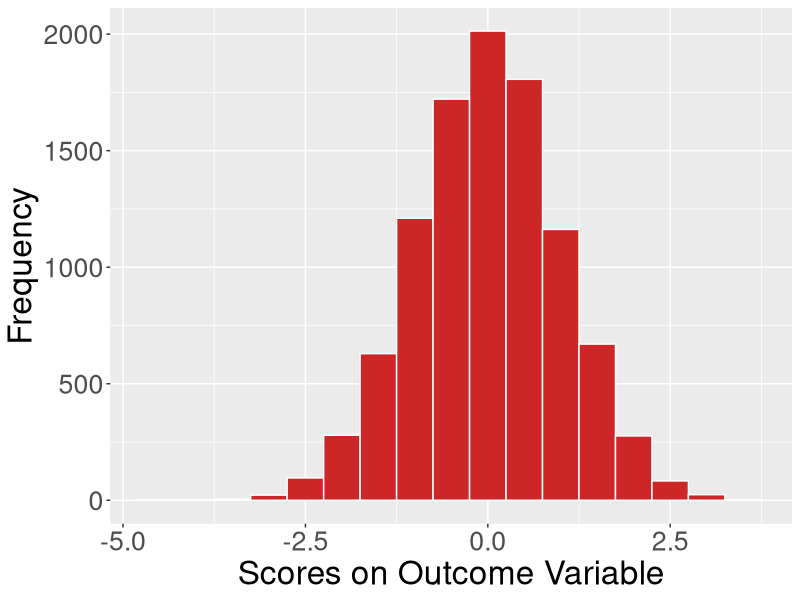
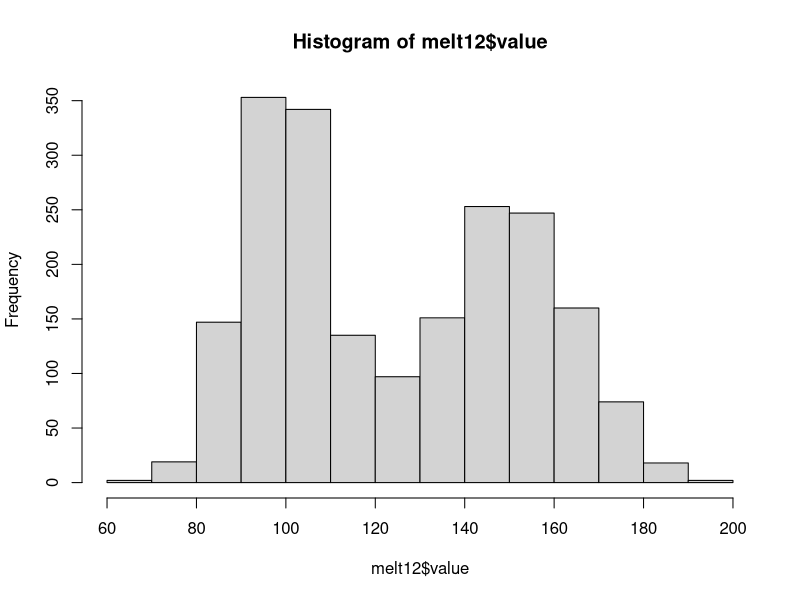
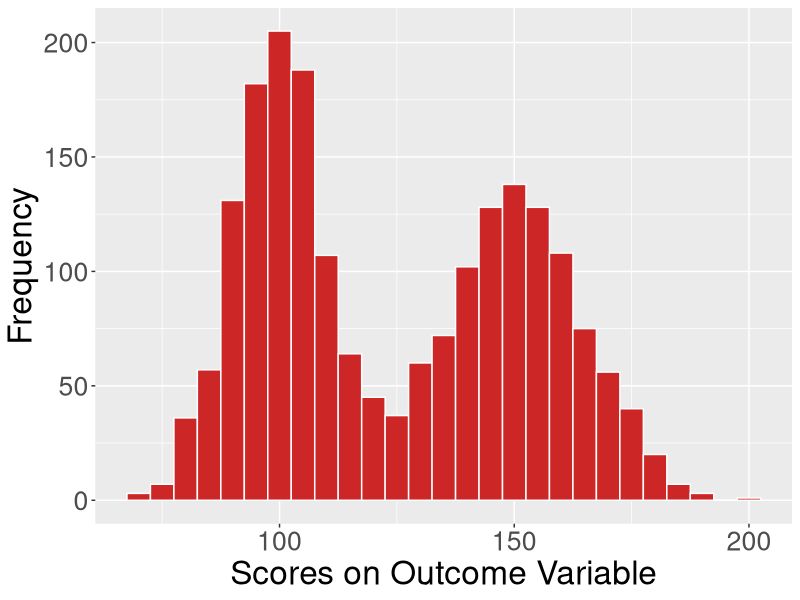
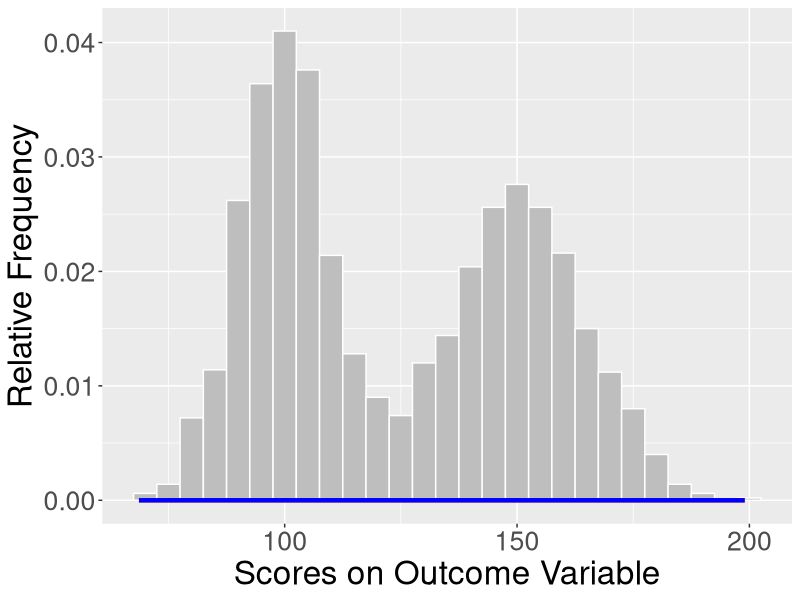
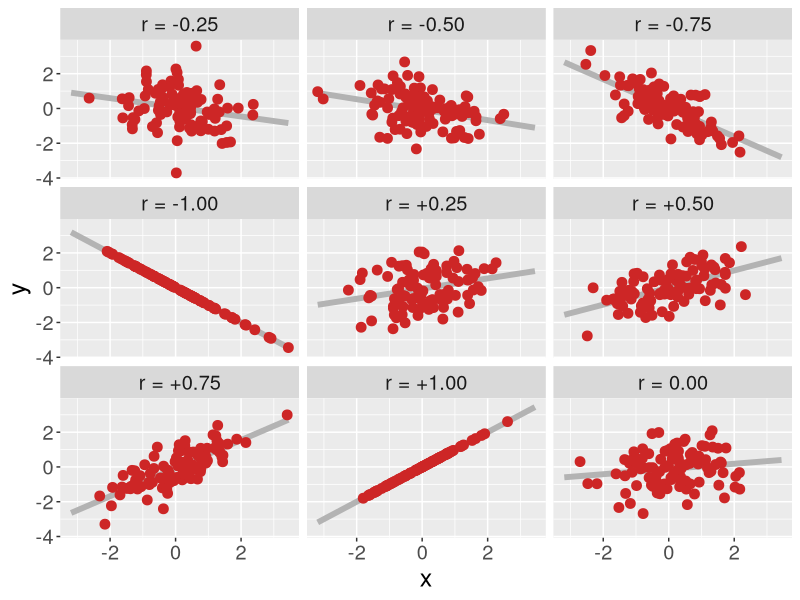

The R source for these figures, in order:
# DSFO_06_02

# ======================================================================
# Unimodal distribution
# ======================================================================

library("ggplot2")
xnorm <- rnorm(10000)
ggplot(NULL, aes(x = xnorm)) + 
  geom_histogram(binwidth = 0.5,
                 fill = "firebrick3",
                 colour = "white") +
  xlab("Scores on Outcome Variable") +  # Title on Y axis
  ylab("Frequency") +
  theme(text = element_text(size = 24))

# ======================================================================
# Bimodal distributions
# ======================================================================

library("reshape2")
# - Individual distributions
nd1 <- rnorm(1000, mean = 100, sd = 10)
nd2 <- rnorm(1000, mean = 150, sd = 15)
df12   <- data.frame(nd1, nd2)
melt12 <- melt(df12)
hist(melt12$value)
ggplot(melt12, aes(x = value)) + 
  geom_histogram(binwidth = 5, fill = "firebrick3", colour = "white") +
  xlab("Scores on Outcome Variable") +  # Title on Y axis
  ylab("Frequency") +
  theme(text = element_text(size = 24))

# ======================================================================
# Bimodal distributions with normal curves superimposed
# ======================================================================

ggplot(melt12, aes(x = value)) + 
  geom_histogram(aes(y = ..density.. * 2),
                 binwidth = 5,
                 fill = "gray",
                 colour = "white") +
  stat_function(fun = dnorm,
                colour = "firebrick3",
                size = 1.5,
                arg = list(mean = 100, sd = 10)) +
  stat_function(fun = dnorm,
                colour = "blue",
                size = 1.5,
                arg = list(mean = 150, sd = 15)) +
  xlab("Scores on Outcome Variable") +  # Title on Y axis
  ylab("Relative Frequency") +
  theme(text = element_text(size = 24))

# ======================================================================
# Scatterplot Matrix for Correlations
# ======================================================================

require("MASS")

# 1: r = 1.00
sigma1 <- matrix(c(1, 1, 1, 1), 2, 2)
scatter1 <- as.data.frame(mvrnorm(n = 100, mu = rep(0, 2), sigma1))

# 2. r = 0.75
sigma2 <- matrix(c(1, .75, .75, 1), 2, 2)
scatter2 <- as.data.frame(mvrnorm(n = 100, mu = rep(0, 2), sigma2))

# 3. r = 0.50
sigma3 <- matrix(c(1, .5, .5, 1), 2, 2)
scatter3 <- as.data.frame(mvrnorm(n = 100, mu = rep(0, 2), sigma3))

# 4. r = 0.25
sigma4 <- matrix(c(1, .25, .25, 1), 2, 2)
scatter4 <- as.data.frame(mvrnorm(n = 100, mu = rep(0, 2), sigma4))

# 5. r = 0.00
sigma5 <- matrix(c(1, 0, 0, 1), 2, 2)
scatter5 <- as.data.frame(mvrnorm(n = 100, mu = rep(0, 2), sigma5))

# 6. r = -0.25
sigma6 <- matrix(c(1, -.25, -.25, 1), 2, 2)
scatter6 <- as.data.frame(mvrnorm(n = 100, mu = rep(0, 2), sigma6))

# 7. r = -0.50
sigma7 <- matrix(c(1, -.5, -.5, 1), 2, 2)
scatter7 <- as.data.frame(mvrnorm(n = 100, mu = rep(0, 2), sigma7))

# 8. r = -0.75
sigma8 <- matrix(c(1, -.75, -.75, 1), 2, 2)
scatter8 <- as.data.frame(mvrnorm(n = 100, mu = rep(0, 2), sigma8))

# 9. r = -1.00
sigma9 <- matrix(c(1, -1, -1, 1), 2, 2)
scatter9 <- as.data.frame(mvrnorm(n = 100, mu = rep(0, 2), sigma9))

# Now join data frames
# Joine data frames with cbind()
sps <- cbind(scatter1, scatter2, scatter3,
             scatter4, scatter5, scatter6,
             scatter7, scatter8, scatter9)

# Empty data frame
sp <- data.frame()  # sp = "scatterplot"


# Fill in sp data frame
rnames <- c("r = +1.00", "r = +0.75", "r = +0.50",
            "r = +0.25", "r = 0.00", "r = -0.25",
            "r = -0.50", "r = -0.75", "r = -1.00")
for(i in 1:9)
  sp <- rbind(sp, 
              data.frame(set = rnames[i], 
                         x = sps[, i * 2 - 1], 
                         y = sps[, i * 2]))

# Plot data
ggplot(sp, aes(x, y)) + 
  # Regression line
  geom_smooth(method="lm",
              color = "gray70",
              size = 2,
              fill = NA,
              fullrange = TRUE) + 
  # Points
  geom_point(size=3, 
             color = "firebrick3", 
             fill = "firebrick3", 
             shape = 21) +
  # Set scale
  theme(text = element_text(size = 18)) +
  # Panels
  facet_wrap(~set, ncol = 3)